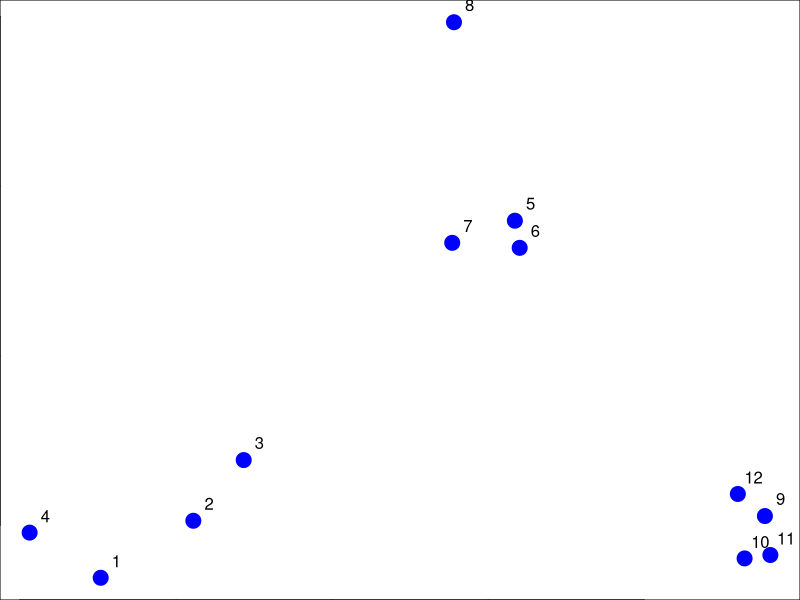
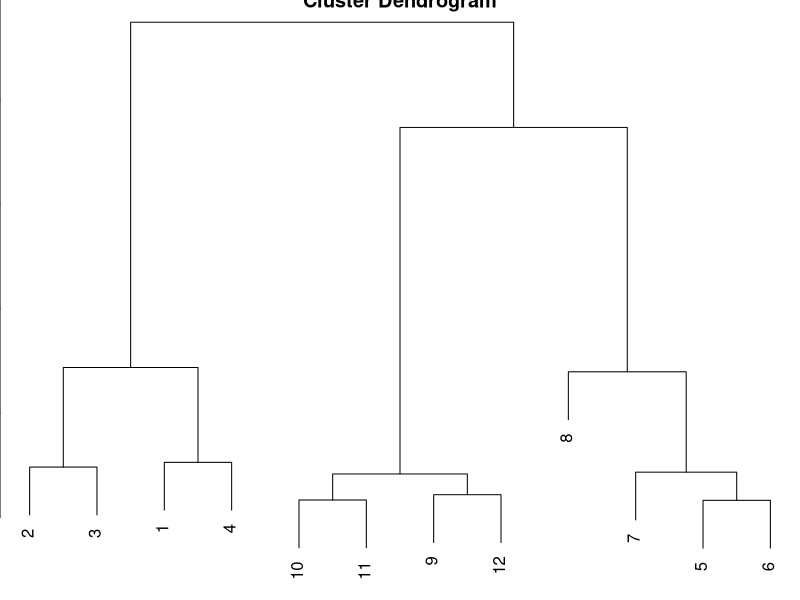
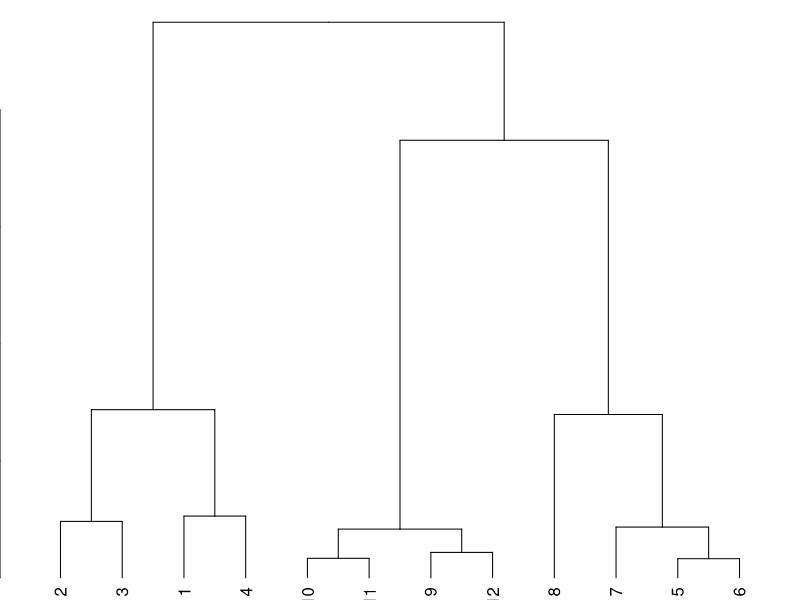
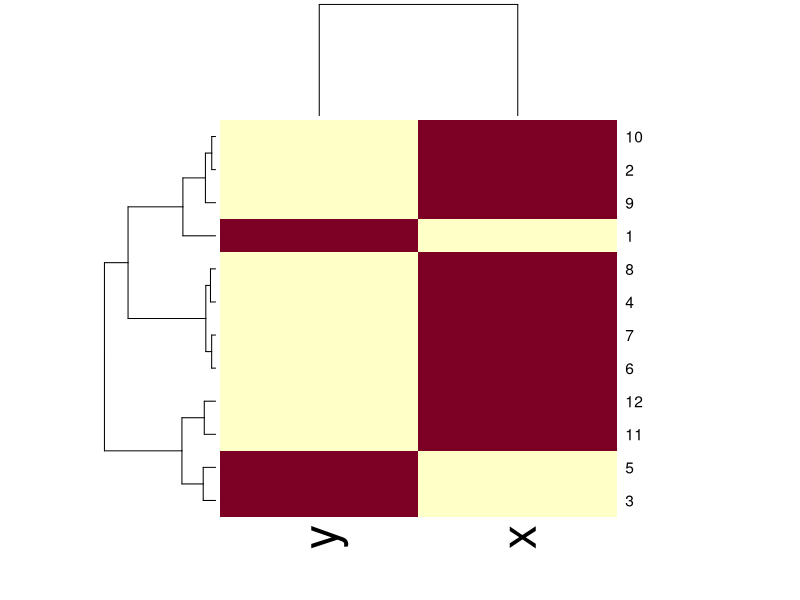
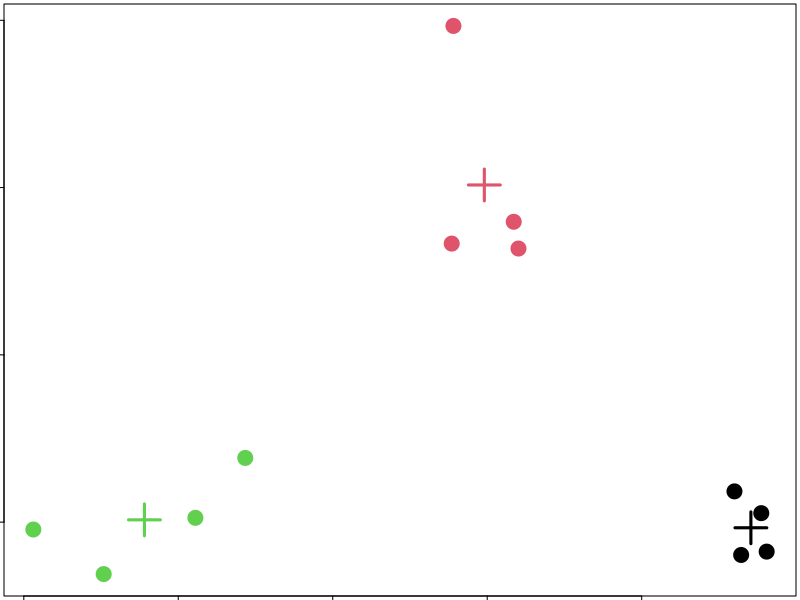
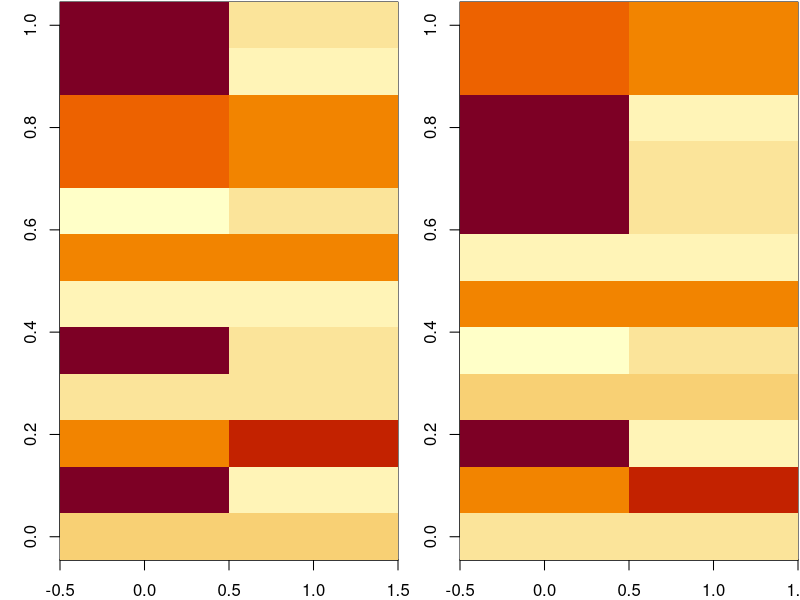
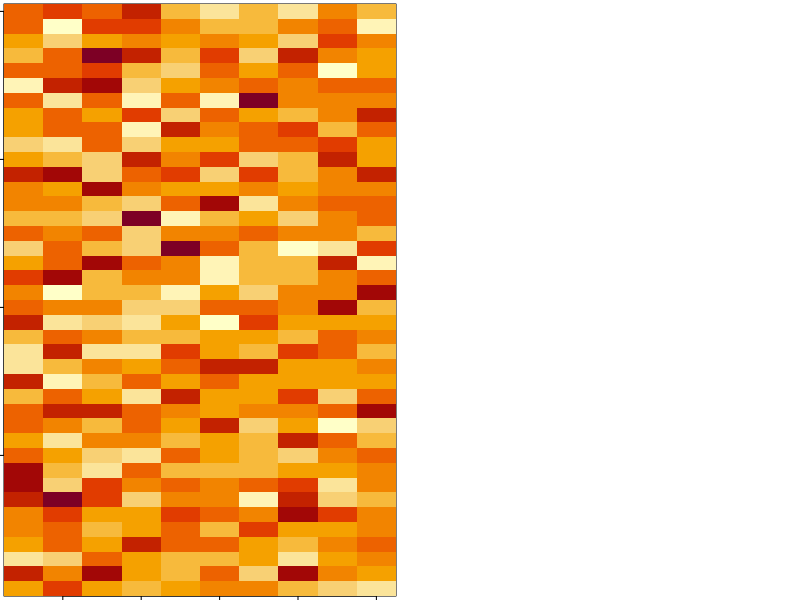
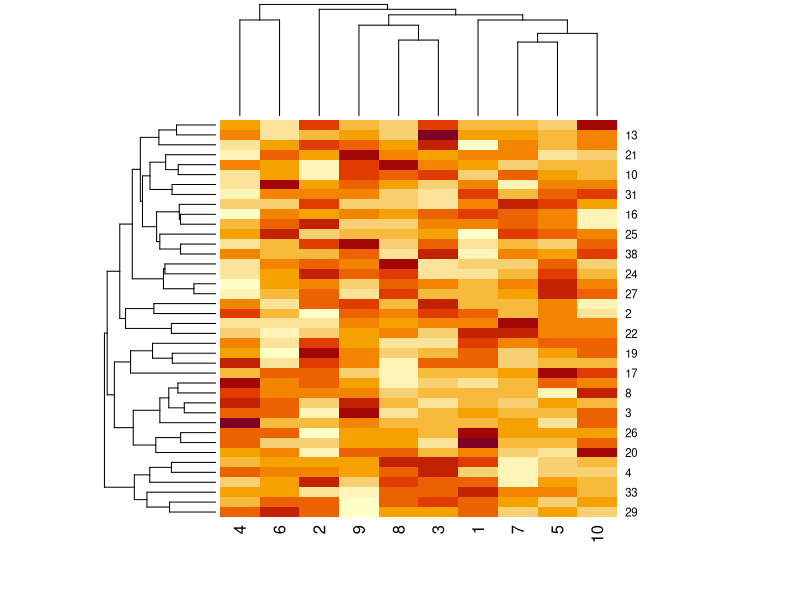

Here is the R script that generated these plots, in order:
## ---- chunk 1
knitr::opts_chunk$set(echo = TRUE)
## ---- chunk 2
set.seed(1234)
par(mar = c(0,0,0,0))
x <- rnorm(12, mean = rep(1:3, each = 4), sd = 0.2)
y <- rnorm(12, mean = rep(c(1,2,1), each = 4), sd = 0.2)

plot(x,y, col = "blue", pch = 19, cex = 2)
text(x + 0.05, y + 0.05, labels = as.character(1:12))
## ---- chunk 3
dataFrame <- data.frame(x = x, y = y)
distxy <- dist(dataFrame)
hClustering <- hclust(distxy)
plot(hClustering)
plot(as.dendrogram(hClustering))
## ---- chunk 4
set.seed(143)
dataMatrix <- as.matrix(dataFrame)[sample(1:12),]
heatmap(dataMatrix)

## ---- chunk 5
kmeansObj <-  kmeans(dataFrame, centers = 3)
names(kmeansObj)

## ---- chunk 6
kmeansObj$cluster

## ---- chunk 7
par(mar = rep(0.2, 4))
plot(x,y, col = kmeansObj$cluster, pch = 19, cex = 2)
points(kmeansObj$centers, col = 1:3, pch = 3, cex = 3, lwd = 3)

## ---- chunk 8
set.seed(1234)
dataMatrix <- as.matrix(dataFrame)[sample(1:12), ]
kmeansObj2 <- kmeans(dataMatrix, centers = 3)
par(mfrow = c(1,2), mar = c(2, 3, 0.1, 0.1))
image(t(dataMatrix)[, nrow(dataMatrix):1], yatx = "n")
image(t(dataMatrix)[, order(kmeansObj$cluster)], yatx = "n")
## ---- chunk 9
set.seed(12345)
par(mar = rep(0.2, 4))
dataMatrix <- matrix(rnorm(400), nrow = 40)
image(1:10, 1:40, t(dataMatrix)[, nrow(dataMatrix):1])
## ---- chunk 10
heatmap(dataMatrix)
## ---- chunk 11


## ---- chunk 12


## ---- chunk 13


## ---- chunk 14


## ---- chunk 15


## ---- chunk 16


## ---- chunk 17


## ---- chunk 18


